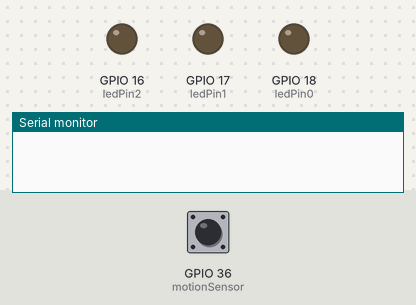
Bench run of a sketch on a simulated ESP32. Parts: output pins drawn as LEDs (lit = HIGH), the last lines printed to the serial monitor. Inputs (shaded band) come from the test bench; at power-on: GPIO 36 (motionSensor) LOW.

Above: at 1.2 s.
1.3 s: GPIO 36 (motionSensor) driven HIGH
At 2.5 s:
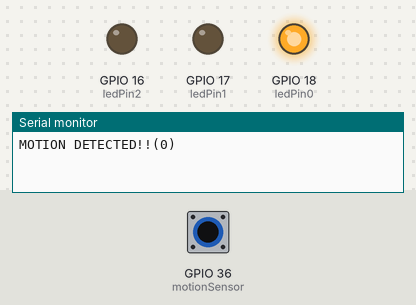
2.8 s: GPIO 36 (motionSensor) pulsed LOW 2 times (0.12 s each, 0.3 s apart)
At 3.6 s:
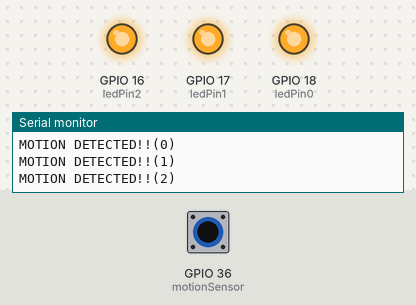
At 22.5 s:
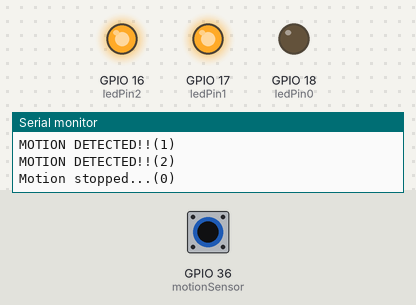
Timing chart, 0 to 24.4 s (numbered marks = the images above; inputs shaded):
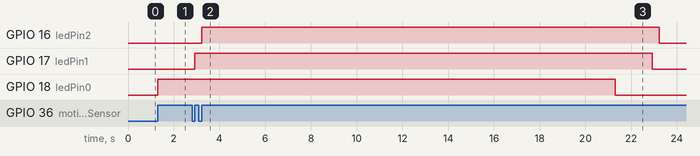

Measured:
- after the input at 1.3 s, GPIO 18 (ledPin0): LOW → HIGH at once
- after the input at 2.8 s, GPIO 16 (ledPin2): LOW → HIGH after 0.42 s, → LOW 20.0 s later; GPIO 17 (ledPin1): LOW → HIGH after 0.12 s, → LOW 20.0 s later

The sketch:

Task05-C.ino
```cpp
#define timeSeconds 20

const int ledPin0 = 18;
const int ledPin1 = 17;
const int ledPin2 = 16;
const int motionSensor = 36;
int num = 0;

unsigned long now = millis();
unsigned long lastTrigger0 = 0;
unsigned long lastTrigger1 = 0;
unsigned long lastTrigger2 = 0;
boolean startTimer0 = false;
boolean startTimer1 = false;
boolean startTimer2 = false;

void IRAM_ATTR detectsMovement(){
  if(num%3==0){
    Serial.println("MOTION DETECTED!!(0)");
    digitalWrite(ledPin0, HIGH);
    startTimer0 = true;
    lastTrigger0 = millis();
  }
  if(num%3==1){
    Serial.println("MOTION DETECTED!!(1)");
    digitalWrite(ledPin1, HIGH);
    startTimer1 = true;
    lastTrigger1 = millis();
  }
  if(num%3==2){
    Serial.println("MOTION DETECTED!!(2)");
    digitalWrite(ledPin2, HIGH);
    startTimer2 = true;
    lastTrigger2 = millis();
  }
  num += 1;
}
void setup(){
  Serial.begin(115200);
  pinMode(motionSensor, INPUT_PULLUP);
  attachInterrupt(digitalPinToInterrupt(motionSensor), detectsMovement, RISING);
  pinMode(ledPin1, OUTPUT);
  pinMode(ledPin2, OUTPUT);
  pinMode(ledPin0, OUTPUT);
  digitalWrite(ledPin1,LOW);
  digitalWrite(ledPin2,LOW);
  digitalWrite(ledPin0,LOW);
}

void loop(){
  now = millis();
  if(startTimer0 && (now - lastTrigger0 > (timeSeconds*1000))){
    Serial.println("Motion stopped...(0)");
    digitalWrite(ledPin0, LOW);
    startTimer0 = false;
  }
  if(startTimer1 && (now - lastTrigger1 > (timeSeconds*1000))){
    Serial.println("Motion stopped...(1)");
    digitalWrite(ledPin1, LOW);
    startTimer1 = false;
  }
  if(startTimer2 && (now - lastTrigger2 > (timeSeconds*1000))){
    Serial.println("Motion stopped...(2)");
    digitalWrite(ledPin2, LOW);
    startTimer2 = false;
  }
}
```
